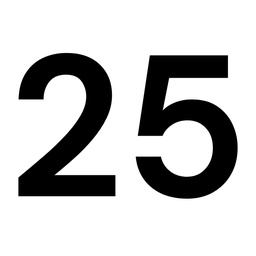
#> input picture 25.jpg, 256 x 256 px, shrunk from 1080 x 1080 before the run
$ jupyter execute CV_a_02_haris_corner_detector.ipynb   (older library calls are emulated)
#> lines starting #> are read from the running program, lines starting #| are printed output that depends on the picture; after the words box and inside, x2 and y2 are one past the last pixel; in counts of white or black regions, pixels touching at a corner belong together
#> further down, image is the input picture: shape (256, 256); min 0, max 255, mean 197.3
[cell 1]
import cv2  # import the OpenCV library for image processing
import numpy as np  # import numpy for numerical operations
import matplotlib.pyplot as plt  # import matplotlib for plotting

# function to perform harris corner detection
def harris_corner_detection(image, block_size=2, ksize=3, k=0.04, threshold=0.01):
    # compute gradients in x and y directions using sobel filter
#> called with block_size = 2, ksize = 3, k = 0.04, threshold = 0.01
    Ix = cv2.Sobel(image, cv2.CV_64F, 1, 0, ksize=ksize)  # gradient in x direction
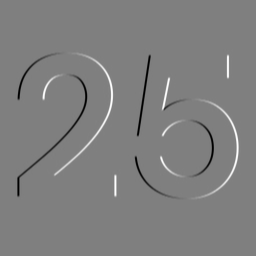
#> Ix: shape (256, 256) float64; min -1020, max 1020, mean 0; drawn with min black and max white
    Iy = cv2.Sobel(image, cv2.CV_64F, 0, 1, ksize=ksize)  # gradient in y direction
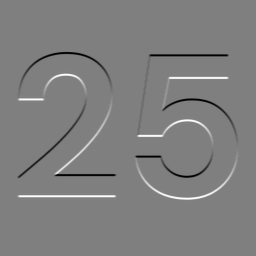
#> Iy: shape (256, 256) float64; min -1020, max 1020, mean 0; drawn with min black and max white

    # compute products of gradients
    Ixx = Ix * Ix  # square of gradient in x direction
    Iyy = Iy * Iy  # square of gradient in y direction
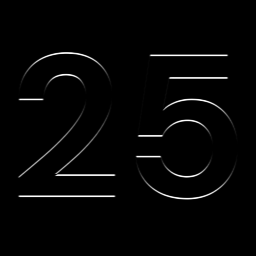
#> Iyy: shape (256, 256) float64; min 0, max 1040400, mean 19395.5; drawn with min black and max white
    Ixy = Ix * Iy  # product of gradients in x and y directions

    # apply gaussian blur to smooth the gradient products
    kernel_size = (block_size * 2 + 1)  # define kernel size for gaussian blur
    Sxx = cv2.GaussianBlur(Ixx, (kernel_size, kernel_size), sigmaX=1)  # blurred gradient xx
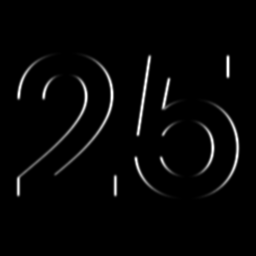
#> Sxx: shape (256, 256) float64; min 0, max 589137.4, mean 14514.6; drawn with min black and max white
    Syy = cv2.GaussianBlur(Iyy, (kernel_size, kernel_size), sigmaX=1)  # blurred gradient yy
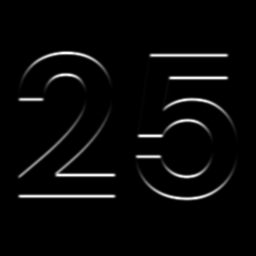
#> Syy: shape (256, 256) float64; min 0, max 593321.6, mean 19395.5; drawn with min black and max white
    Sxy = cv2.GaussianBlur(Ixy, (kernel_size, kernel_size), sigmaX=1)  # blurred gradient xy
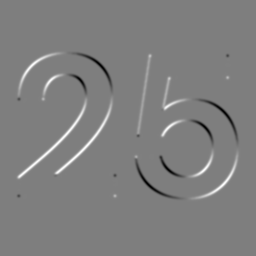
#> Sxy: shape (256, 256) float64; min -282388.1, max 284694.7, mean 2329.3; drawn with min black and max white

    # compute determinant and trace of the structure tensor
    det_M = (Sxx * Syy) - (Sxy ** 2)  # determinant of matrix
    trace_M = Sxx + Syy  # trace of matrix
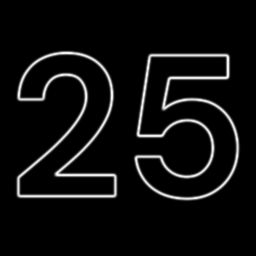
#> trace_M: shape (256, 256) float64; min 0, max 610351.9, mean 33910.1; drawn with min black and max white
    R = det_M - k * (trace_M ** 2)  # response function to identify corners
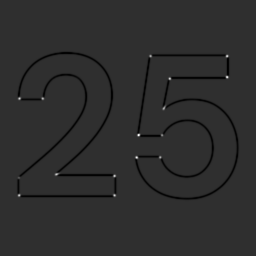
#> R: shape (256, 256) float64; min -1.4e+10, max 6.2e+10, mean -466620098.4; drawn with min black and max white

    # create a binary mask for corners based on threshold
    corners = np.zeros_like(image)  # initialize mask with zeros
    max_R = R.max()  # find maximum response value
#> max_R = 6.2e+10
    corners[R > threshold * max_R] = 255  # mark corners in the mask

    return corners, R  # return binary mask and response function

# read the input image in grayscale mode
image = cv2.imread("25.jpg", cv2.IMREAD_GRAYSCALE)

# check if the image is loaded successfully
if image is None:
    print("Error: Image not found.")  # print error message if image is not found
    exit()  # exit the program

# apply harris corner detection to the image
corners, response = harris_corner_detection(image)
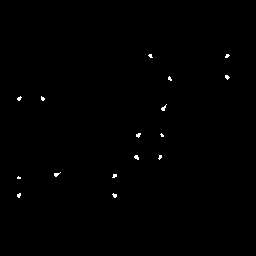
#> corners: shape (256, 256); 0.36% white in thin lines or dots, all inside (x1, y1, x2, y2) = (17, 54, 230, 198)

# convert grayscale image to bgr for displaying colored corners
image_with_corners = cv2.cvtColor(image, cv2.COLOR_GRAY2BGR)

# set the threshold value for corner detection
threshold = 0.01  # explicitly define threshold here

# iterate through the response matrix to draw circles around corners
for y in range(response.shape[0]):  # iterate through rows
    for x in range(response.shape[1]):  # iterate through columns
        if response[y, x] > threshold * response.max():  # check if response exceeds threshold
            cv2.circle(image_with_corners, (x, y), radius=5, color=(0, 0, 255), thickness=-1)  # draw red circle
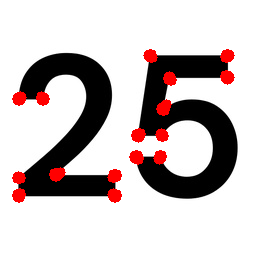
#> image_with_corners: shape (256, 256, 3); 3.79% of pixels changed, all inside (x1, y1, x2, y2) = (12, 49, 235, 203)

# display the result using matplotlib
plt.figure(figsize=(8, 8))  # set figure size
plt.imshow(cv2.cvtColor(image_with_corners, cv2.COLOR_BGR2RGB))  # convert image from bgr to rgb
plt.title("Harris Corner Detector")  # set title
plt.axis("off")  # hide axes
plt.show()  # show the image
